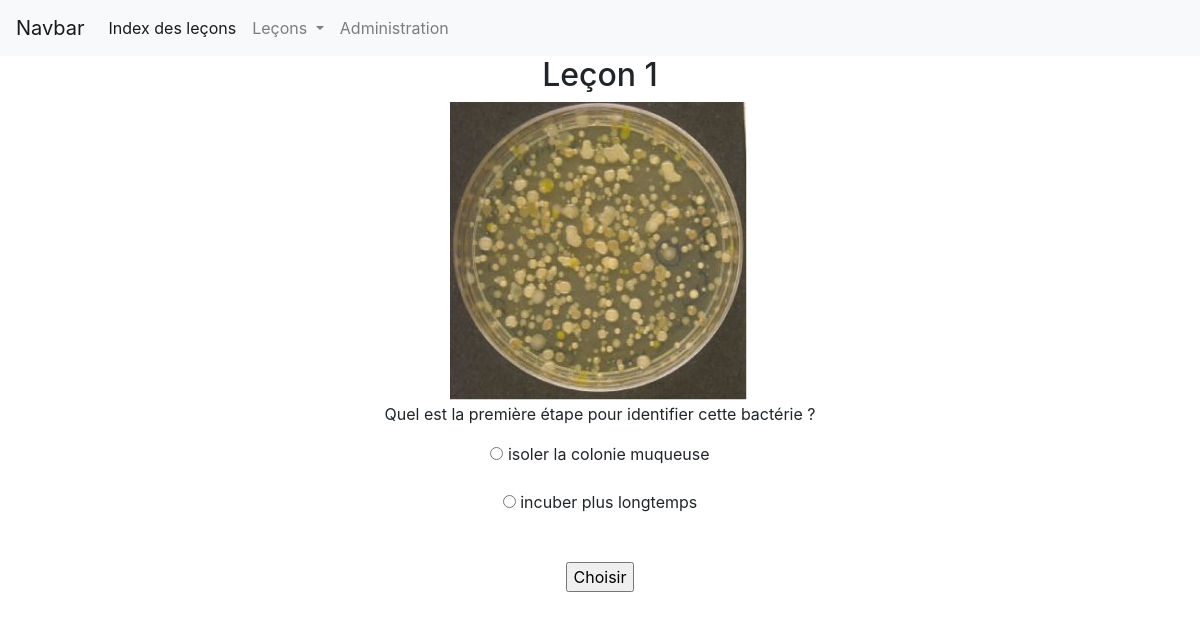
The app's page /tabquiz/lesson/1/ with its own data.
### tabquiz/models.py (models this page shows, shortened)
class Lesson(models.Model):
    lesson_id = models.IntegerField(
        primary_key=True,
        verbose_name=_('lesson id'),
    )
    description = models.CharField(max_length=200)
    class Meta:
        verbose_name = _('Lesson')
        verbose_name_plural = _('Lessons')

class Question(models.Model):
    level = models.ForeignKey('Lesson', on_delete=models.CASCADE,)
    question_id = models.AutoField(primary_key=True)
    text = models.CharField(
        max_length=200,
        verbose_name=_('text'),
    )
    image = models.ImageField(
            upload_to='image/',
            default=None,
            blank=True)

class Choice(models.Model):
    level = models.ForeignKey('Question', on_delete=models.CASCADE,)
    next_question = models.ForeignKey(
        Question,
        on_delete=models.CASCADE,
        related_name='parent_choice',
        default='',
        null=True,
        blank=True,
        verbose_name=_("next question"),
    )
    choice_text = models.CharField(
        max_length=200,
        verbose_name = _('choice text'),
    )
    class Meta:
        verbose_name = _('Choices')
        verbose_name_plural = _('Choices')

### tabquiz/views.py (the view)
# urls.py: path('lesson/<int:lesson_id>/', views.lesson, name='lesson'),
def lesson(request, lesson_id):
    msg = False
    lesson = get_object_or_404(Lesson, lesson_id=lesson_id)
    if request.method == 'GET':
        question = Question.objects.get(pk=1)
    elif request.method == 'POST':
        choice_number = request.POST['choice']
        choice = Choice.objects.get(pk=choice_number)
        question = choice.next_question
    choices = question.choice_set.all()
    lesson_list = Lesson.objects.all()
    context = {
        'lesson': lesson,
        'lesson_list': lesson_list,
        'question': question,
        'choices': choices,
    }
    return render(request, 'tabquiz/lesson.html', context)

### tabquiz/templates/tabquiz/lesson.html (shortened to what this page needs)
{% extends 'tabquiz/base.html' %}
{% block content %}
<div class="container text-center">
  <header>
    <h2>Leçon {{lesson.lesson_id}}</h2>
  </header>
  {% if question.image != "" %}
    <img src="{{question.image.url}}" alt="Your image here">
  {% endif %}
  <p> {{ question.text }} </p>
  <form action="{% url 'tabquiz:lesson' lesson.lesson_id %}" method="post">
    {% for choice in question.choice_set.all %}
    <div class="form-group">
      <input type="radio" name="choice" id="choice{{ forloop.counter }}"
             class="form-radio-input"
             value="{{ choice.id }}" />
      <label for="choice{{ forloop.counter }}"
             class="radio-inline control-label">
        {{ choice.choice_text }}
      </label>
      <br>
    </div>
    {% endfor %}
    <br>
    <input type="submit" value="Choisir">
  </form>
</div>
{% endblock %}

### records on screen
Lesson: lesson_id "1"
Question: image (picture), text "Quel est la première étape pour identifier cette bactérie ?"
Choice: choice_text "isoler la colonie muqueuse"
Choice: choice_text "incuber plus longtemps"
